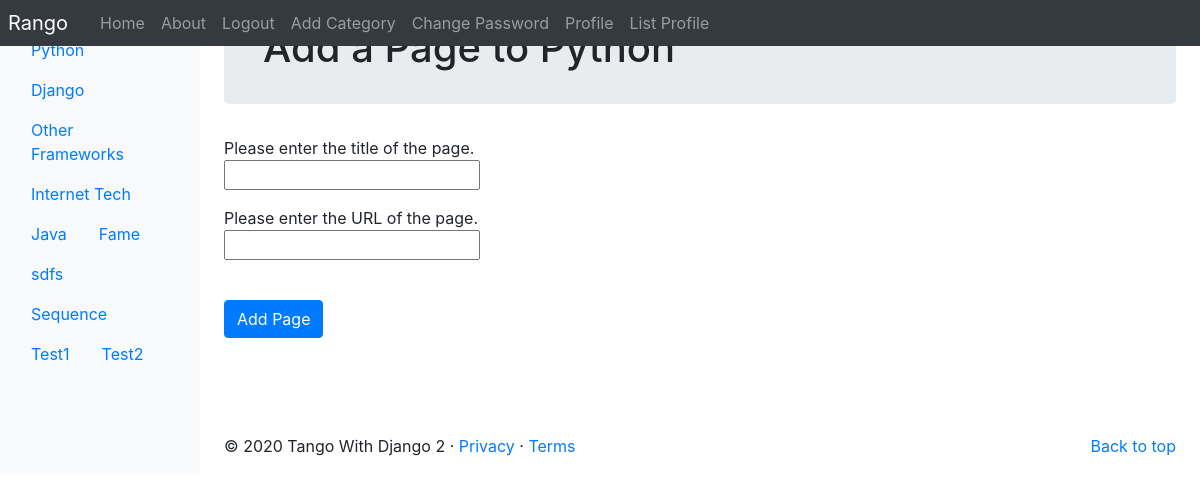
The app's page /rango/category/python/add_page/ (signed in) with its own data.
### rango/models.py (models this page shows, shortened)
class Category(models.Model):
	name = models.CharField(max_length=128, unique=True)
	NAME_MAX_LENGTH = 128
	views= models.IntegerField(default=0)
	likes = models.IntegerField(default=0)
	slug = models.SlugField(unique=True)
	class Meta:
		verbose_name_plural = 'Categories'

### rango/views.py (the view, shortened to what this page needs)
# urls.py: path('category/<slug:category_name_slug>/add_page/', AddPageView.as_view(), name='add_page'),
class AddPageView(View):
	@method_decorator(login_required)
	def get(self,request, category_name_slug):
		try:
			category = Category.objects.get(slug=category_name_slug)
		except Category.DoesNotExist:
			category = None
		if category is None:
			return redirect('/rango/')
		form = PageForm()
		context_dict ={'form':form, 'category':category}
		return render(request, 'rango/add_page.html', context=context_dict)

### rango/forms.py (shortened to what this page needs)
class PageForm(forms.ModelForm):
	title = forms.CharField(max_length=Page.TITLE_MAX_LENGTH, help_text='Please enter the title of the page.')
	url = forms.URLField(max_length=Page.URL_MAX_LENGTH, help_text='Please enter the URL of the page.')
	views = forms.IntegerField(widget=forms.HiddenInput(), initial = 0)
	class Meta:
		model = Page
		exclude =('category',)

### rango/templatetags/rango_template_tags.py (called while the page is built)
@register.inclusion_tag('rango/categories.html')
def get_category_list(current_category = None):
    return{'categories': Category.objects.all(),
           'current_category': current_category}

### templates/rango/add_page.html (shortened to what this page needs)
{% extends 'rango/base.html' %}
{% load staticfiles %}
{% block body_block %}
<div class="jumbotron p-4">
	<div class="container">
		<h1 class="jumbotron-heading">Add a Page to {{category.name}}</h1>
	</div>
</div>
<div class="container">
	<div class="row">
			<form id="page_form" method="post" action="{% url 'rango:add_page' category.slug %}">
				{% for field in form.visible_fields %}
					{{ field.help_text }}<br />
					{{ field }}<br />
					<div class="p-2"></div>
				{% endfor %}
				<br />
				<button class="btn btn-primary" type="submit" name="submit">
					Add Page
				</button>
				<div class="p-5"></div>
			</form>
	</div>
</div>
{% endblock %}

### templates/rango/categories.html (shortened to what this page needs)
<ul class="nav flex-cloumn">
	{% if categories %}
		{% for c in categories %}
			{% if c == current_category %}
				<li class="nav-item">
					<a class="nav-link active" href="{% url 'rango:show_category' c.slug %}">
						{{ c.name }}
					</a>
				</li>
			{% else %}
			<li class="nav-item">
				<a class="nav-link" href="{% url 'rango:show_category' c.slug %}">
					{{ c.name }}
				</a>
			</li>
			{% endif %}
		{% endfor %}
	{% else %}
	<li class="nav-item">There are no categories present</li>
	{% endif %}
</ul>

### records on screen
Category: name "Python"
Category: name "Django"
Category: name "Other Frameworks"
Category: name "Internet Tech"
Category: name "Java"
Category: name "Fame"
Category: name "sdfs"
Category: name "Sequence"
Category: name "Test1"
Category: name "Test2"

### other values on screen
{{ field.help_text }} "Please enter the title of the page." "Please enter the URL of the page."
